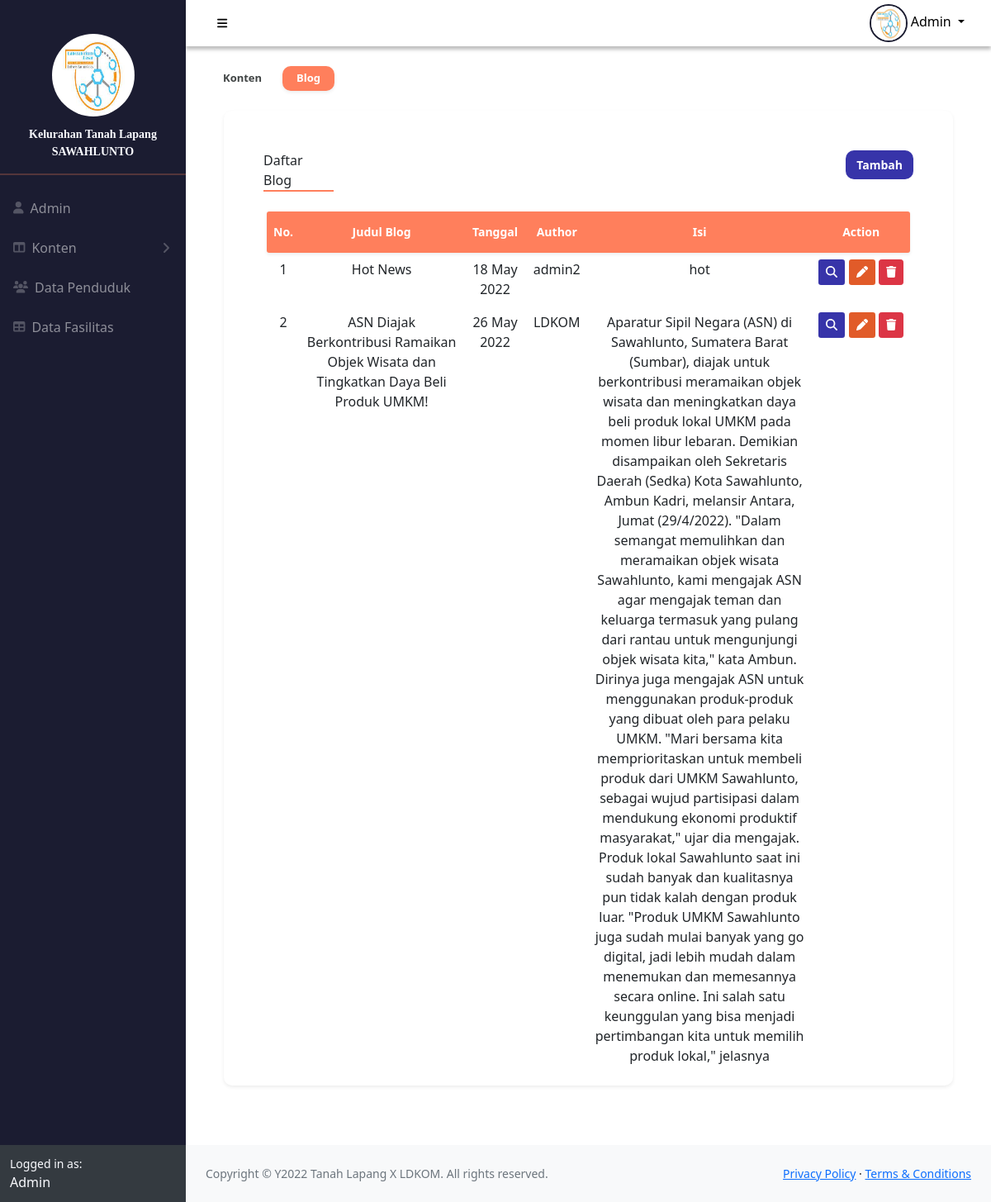
Screenshot of /main.php?p=blog.index (signed in) with the database file from the repository.
### tables this page shows
CREATE TABLE `user` (
  `id` int(100) NOT NULL,
  `uname` varchar(1000) NOT NULL,
  `pass` varchar(1000) NOT NULL,
  `role` varchar(1000) NOT NULL,
  `nama` varchar(1000) NOT NULL,
  `nip` int(100) NOT NULL,
  `jabatan` varchar(1000) NOT NULL,
  `nohp` varchar(1000) DEFAULT NULL,
  `alamat` varchar(1000) DEFAULT NULL,
  `foto` varchar(1000) DEFAULT NULL
);

CREATE TABLE `blog` (
  `id` int(11) NOT NULL,
  `judul` varchar(1000) NOT NULL,
  `tanggal` date NOT NULL,
  `author` varchar(1000) NOT NULL,
  `isi` text NOT NULL,
  `foto` varchar(1000) DEFAULT NULL
);

### process/blog/index.php (the view, shortened to what this page needs)
<div class="container">
  <div class="content p-4">
    <nav aria-label="breadcrumb">
      <ol class="breadcrumb">
        <li class="me-3">
          <a href="#" class="btn btn-sm" style="font-weight: bold; font-size: 13px; color: #404444">
            Konten
          </a>
        </li>
        <li class="active" aria-current="page">
          <a href="?p=blog.index" class="btn btn-sm shadow-sm px-3" style="background-color: #ff7f5c; color: #fff; font-weight: bold; font-size: 13px;border-radius: 10px;">
            Blog
          </a>
        </li>
      </ol>
    </nav>
    <div class="row mt-4" style="margin-left: 10px; margin-right: 10px">
    <div class="card shadow-sm mb-5" style="box-shadow: 10px; border-radius: 10px; border: none">
      <div class="row mx-4 mt-5">
        <div class="col-6">
          <div class="title ps-0" style="border-bottom: 2px solid #ff7f5c; width: 85px">
          Daftar Blog
          </div>
        </div>
        <div class="col-6">
          <a href="?p=blog.add" class="btn float-end" style="background-color: #3734a9; color: #fff; font-size: 14px; font-weight: bold; border-radius: 10px;">
            Tambah
          </a>
        </div>
      </div>
      <div class="row mt-4" style="margin-left: 40px; margin-right: 40px">
        <table id="datatablesSimple" class="table table-borderless" style="border: transparent">
          <thead style="background-color: #ff7f5c; color: #fff; font-size: 14px;height: 50px;" class="shadow-sm align-middle">
            <tr>
              <th scope="col" style="border-radius: 3px 0 0 3px"> No.</th>
              <th scope="col"> Judul Blog</th>
              <th scope="col">Tanggal</th>
              <th scope="col">Author</th>
              <th scope="col" width="35%">Isi</th>
              <th scope="col" style="border-radius: 0 3px 3px 0"> Action</th>
            </tr>
          </thead>
          <tbody>
          <?php
            $no = 1;
            $sql = "SELECT * FROM blog";
            $blog = $conn->query($sql);
            while($data = $blog -> fetch_assoc()){
          ?>
            <tr>
              <td><?php echo $no++?></td>
              <td><?php echo $data['judul']?></td>
              <td><?php echo date('d F Y', strtotime($data['tanggal']));?></td>
              <td><?php echo $data['author']?></td>
              <td><?php echo $data['isi']?></td>
              <td>
                  <form action="?p=blog.action" id="defaultForm" method="post" enctype="multipart/form-data">
                    <a href="?p=blog.detail&id=<?php echo $data['id']?>" class="btn btn-sm" style="background-color: #3734a9"><i class="fa fa-search" style="color: #fff"></i></a>
                    <a href="?p=blog.edit&id=<?php echo $data['id']?>" class="btn btn-sm" style="background-color: #e15b29"><i class="fa fa-pen" style="color: #fff"></i></a>
                    <button class="btn btn-sm btn-danger" type="submit" name="delete" onclick="return confirm('Anda yakin akan menghapus data blog ini?')"><i class="fa fa-trash"></i></button>
                  </form>
              </td>
            </tr>
          <?php } ?>
          </tbody>
        </table>
      </div>
    </div>
  </div>
</div>

### main.php (shortened to what this page needs)
<?php
    require_once ('connect.php');
    $id= $_SESSION['id'];
    $sql = "SELECT * FROM user WHERE id = '$id' LIMIT 1";
    $res = $conn->query($sql);
    $data = $res->fetch_assoc();
?>
<!DOCTYPE html>
<html lang="en">
  <head>
        <link href="https://cdn.jsdelivr.net/npm/simple-datatables@latest/dist/style.css" rel="stylesheet" />
        <link href="css/styles.css" rel="stylesheet" />
        <link href="assets/font-awesome/css/font-awesome.min.css" rel="stylesheet" type="text/css">
    </head>
  <body class="sb-sidenav-collapse-arrow">
    <div id="layoutSidenav">
      <div id="layoutSidenav_nav">
        <nav
          class="sb-sidenav accordion sb-sidenav-dark"
          id="sidenavAccordion"
          style="color: #fafbff"
        >
          <div class="sb-sidenav-menu" style="background-color: #1b1c31">
            <div class="nav">
              <img class="avasidebar" src="assets/img/admin/<?php echo $data['foto']; ?>" alt="Foto Profil" />
              <div
                class="small"
                style="
                  margin: auto;
                  font-weight: bolder;
                  padding-top: 5%;
                  font-family: Manrope;
                "
              >
                Kelurahan Tanah Lapang
              </div>
              <div
                class="small"
                style="margin: auto; font-weight: bolder; font-family: Manrope"
              >
                SAWAHLUNTO
              </div>
              <hr style="border: 1px solid #ff7f5c" />
              <a class="nav-link" href="?p=user.index">
                <div class="sb-nav-link-icon">
                  <i class="fa fa-user"></i>
                </div>
                Admin
              </a>
              <a
                class="nav-link collapsed"
                href="#"
                data-bs-toggle="collapse"
                data-bs-target="#collapseLayouts"
                aria-expanded="false"
                aria-controls="collapseLayouts"
              >
                <div class="sb-nav-link-icon">
                  <i class="fa fa-columns"></i>
                </div>
                Konten
                <div class="sb-sidenav-collapse-arrow">
                  <i class="fa fa-angle-down"></i>
                </div>
              </a>
              <a class="nav-link" href="?p=penduduk.index">
                <div class="sb-nav-link-icon">
                  <i class="fa fa-users"></i>
                </div>
                Data Penduduk
              </a>
              <a class="nav-link" href="?p=fasilitas.index">
                <div class="sb-nav-link-icon"><i class="fa fa-table"></i></div>
                Data Fasilitas
              </a>
            </div>
          </div>
          <div class="sb-sidenav-footer">
            <div class="small">Logged in as:</div>
            Admin
          </div>
        </nav>
      </div>
      <div id="layoutSidenav_content">
        <nav class="sb-topnav navbar navbar-expand">
          <button
            class="btn btn-link btn-sm order-1 order-lg-0 me-4 me-lg-0 text-black"
            id="sidebarToggle"
            href="#!"
            style="margin: 3%"
          >
            <i class="fa fa-bars"></i>
          </button>
          <ul class="navbar-nav ms-auto ms-md-0 me-3 me-lg-4">
            <li class="nav-item dropdown">
              <a
                class="nav-link dropdown-toggle text-black"
                id="navbarDropdown"
                href="#"
                role="button"
                data-bs-toggle="dropdown"
                aria-expanded="false"
              >
                <img class="avapp" src="assets/img/admin/<?php echo $data['foto']; ?>"/>
                Admin
              </a>
            </li>
          </ul>
        </nav>
        <main>
          <?php
                if ($_SESSION['role'] === 'admin')
                {
                    if( isset($_GET['p']) && strlen($_GET['p']) > 0 )
                    {
                        $p = str_replace(".","/",$_GET['p']).".php";
                    } else {
                        $p = "home.php";
                    } if( file_exists("process/".$p) )
                    {
                        include("process/".$p);
                    } else {
                        include("process/home.php");
                    }
                 }
            ?>
        </main>
        <footer class="py-4 bg-light mt-auto">
          <div class="container-fluid px-4">
            <div
              class="d-flex align-items-center justify-content-between small"
            >
              <div class="text-muted">
                Copyright &copy Y2022 Tanah Lapang X LDKOM. All rights reserved.
              </div>
              <div>
                <a href="#">Privacy Policy</a>
                &middot;
                <a href="#">Terms &amp; Conditions</a>
              </div>
            </div>
          </div>
        </footer>
      </div>
    </div>
  </body>
</html>

### process/blog/index.php (style rules this page uses)
tr td:last-child { width: 1%; white-space: nowrap; }
th { text-align: center; }

### rows the page displays
user: foto (picture)
blog: judul "Hot News", tanggal "18 May 2022", author "admin2", isi "hot"
blog: judul "ASN Diajak Berkontribusi Ramaikan Objek Wisata dan Tingkatkan Daya Beli Produk UMKM!", tanggal "26 May 2022", author "LDKOM", isi "Aparatur Sipil Negara (ASN) di Sawahlunto, Sumatera Barat (Sumbar), diajak untuk berkontribusi meramaikan objek wisata dan meningkatkan daya beli produk lokal UMKM pada momen libur lebaran. Demikian disampaikan oleh Sekretaris Daerah (Sedka) Kota Sawahlunto, Ambun Kadri, melansir Antara, Jumat (29/4/2022). \"Dalam semangat memulihkan dan meramaikan objek wisata Sawahlunto, kami mengajak ASN agar mengajak teman dan keluarga termasuk yang pulang dari rantau untuk mengunjungi objek wisata kita,\" kata Ambun. Dirinya juga mengajak ASN untuk menggunakan produk-produk yang dibuat oleh para pelaku UMKM. \"Mari bersama kita memprioritaskan untuk membeli produk dari UMKM Sawahlunto, sebagai wujud…"
